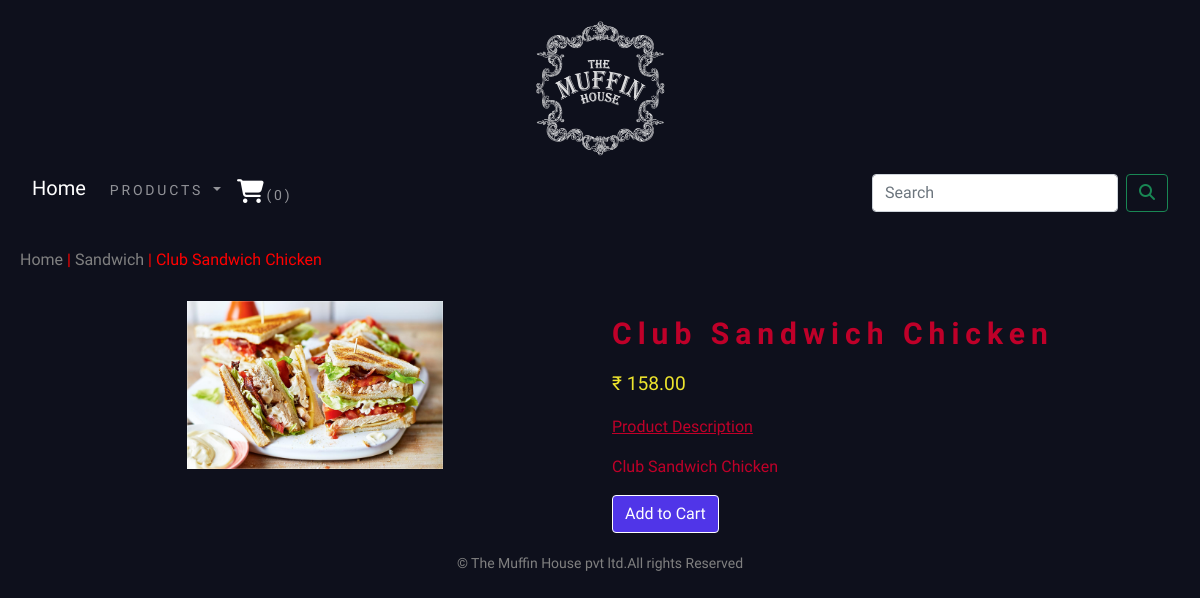
Page /shop/sandwich/club-sandwich-chicken/ on the committed database.
### shopapp/models.py (models this page shows, shortened)
class Product(models.Model):
    name = models.CharField(max_length=250, unique=True)
    slug = models.SlugField(max_length=250, unique=True)
    description = models.TextField(blank=True)
    price = models.DecimalField(max_digits=10, decimal_places=2)
    category = models.ForeignKey(Category, on_delete=models.CASCADE)
    image = models.ImageField(upload_to='product', blank=True)
    stock = models.IntegerField()
    available = models.BooleanField(default=True)
    created = models.DateTimeField(auto_now_add=True)
    updated = models.DateTimeField(auto_now=True)
    class Meta:
        ordering = ('name',)
        verbose_name = 'product'
        verbose_name_plural = 'products'

class Category(models.Model):
    name = models.CharField(max_length=250, unique=True)
    slug = models.SlugField(max_length=250)
    desc = models.TextField(blank=True)
    img = models.ImageField(upload_to='category', blank=True)
    class Meta:
        ordering = ('name',)
        verbose_name = 'category'
        verbose_name_plural = 'categories'
    def get_url(self):
        return reverse('shopapp:products_by_category', args=[self.slug])
    def __str__(self):
        return '{}'.format(self.name)

### shopapp/views.py (the view)
# urls.py: path('<slug:c_slug>/<slug:product_slug>/',views.proDetail,name='prodCatdetail'),
def proDetail(request, c_slug, product_slug):
    try:
        product = Product.objects.get(category__slug=c_slug, slug=product_slug)
    except Exception as e:
        raise e
    return render(request, 'product.html', {'product': product})

### cartapp/context_processors.py (called while the page is built)
def counter(request):
    item_count = 0
    if 'admin' in request.path:
        return {}
    else:
        try:
            cart = Cart.objects.filter(cart_id=_cart_id(request))
            cart_items = CartItem.objects.all().filter(cart=cart[:1])
            for cart_item in cart_items:
                item_count += cart_item.quantity
        except Cart.DoesNotExist:
            item_count = 0
    return dict(item_count=item_count)

### cartapp/views.py (called while the page is built)
def _cart_id(request):
    cart = request.session.session_key
    if not cart:
        cart = request.session.create()
    return cart

### shopapp/context_processor.py (called while the page is built)
def menu_links(request):
    links = Category.objects.all()
    return dict(links=links)

### templates/product.html (shortened to what this page needs)
{% extends 'base.html' %}
{% load static %}
{% block content %}
<div class="row my_prod_row_class">
    <div class="mx_auto" style="color:red">
        <h6><a style="color:grey; text-decoration:none" href="{% url 'shopapp:allProdCat' %}">Home</a> | <a style="color:grey; text-decoration:none" href="{{product.category.get_url}}">{{product.category}}</a> | {{product.name}}</h6>
    </div>
</div>
<div class="container">
<br>
<div class="row">
    <div class="col-12 col-sm-12 col-md-12 col-lg-6 text-center">
        <div style="min-width:18rem">
            <img src="{{product.image.url}}" alt="{{product.name}}" width="47%" height="60%">
        </div>
    </div>
    <div class="col-12 col-sm-12 col-md-12 col-lg-6">
        <div>
            <h1 class="my_prod_title"><b>{{product.name}}</b></h1>
            {% load humanize %}
        <p class="price_color">₹ {{ product.price|intcomma }}</p>
            <p class="my_title"><u>Product Description</u></p>
        <p class="text-justify my_prod_text">{{product.description}}</p>
        {% if product.stock <= 0 %}
        <h2 class="text-justify my_prod_text"><b>Out of Stock</b></h2>
        {% else %}
        <a class="btn btn-secondary" href="{% url 'cartapp:add_cart' product.id %}">Add to Cart</a>
        {% endif %}
    </div>
</div>
</div>
</div>
{% endblock %}

### static/css/custom.css (style rules this page uses)
body { font-family: 'Hahmlet', serif; color:#bf0029; margin:20px; }
.my_title { font-size:16px; text-transform:uppercase letter-spacing: .22em; }
.my_prod_row_class .mx_auto { color:#000; font-size:12px; text-decoration:none; }
.my_prod_title { font-size:30px; text_transform:uppercase; letter-spacing:.2em; padding-top:15px; padding-bottom:10px; }
.price_color { color:#ede42d; font-size:120%; }
.my_prod_text { padding }

### rows in the picture
Product: category "Sandwich", name "Club Sandwich Chicken", image (picture), price "158.00", description "Club Sandwich Chicken"

### other values in the picture
{{ item_count }} "0"
